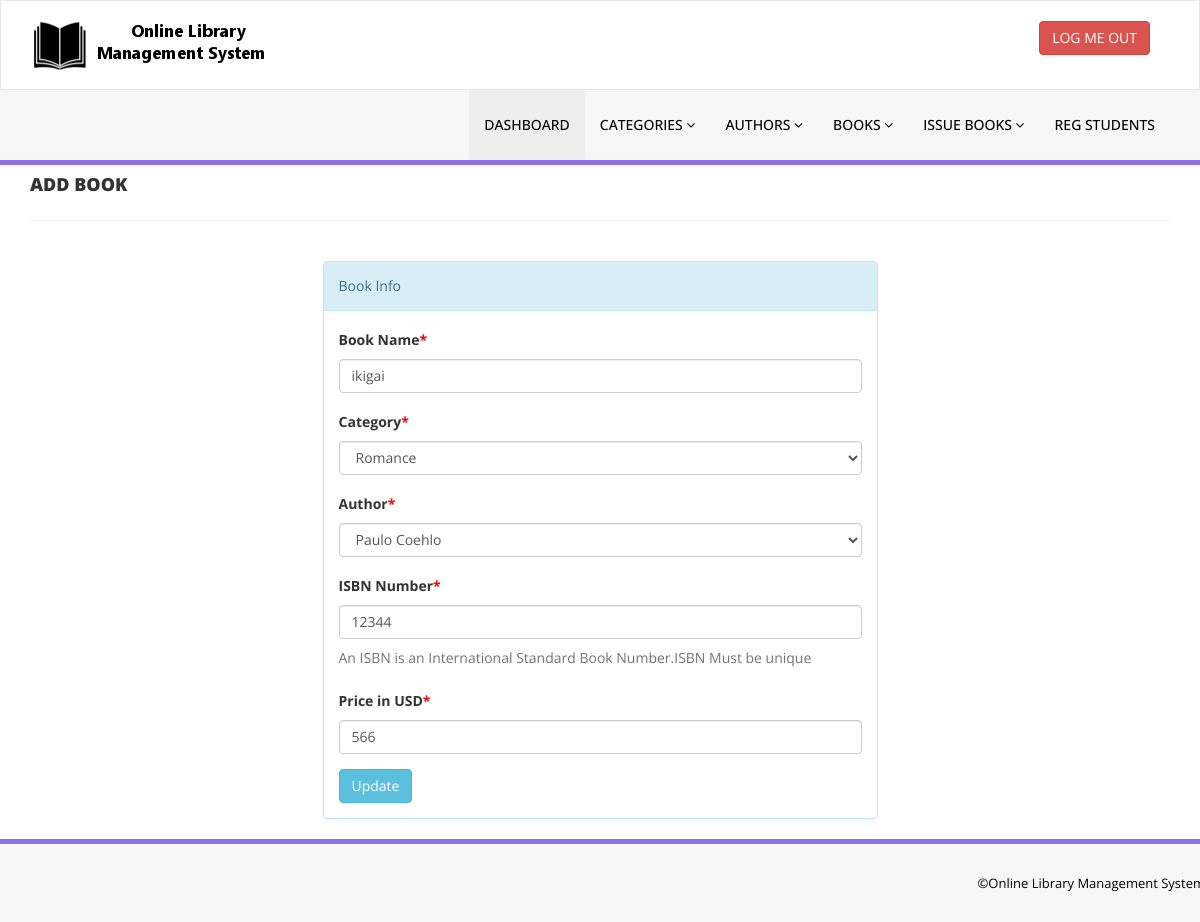
Page /admin/edit-book.php?bookid=4 (signed in) on the committed database.
### tables this page shows
CREATE TABLE `tblbooks` (
  `id` int(11) NOT NULL,
  `BookName` varchar(255) DEFAULT NULL,
  `CatId` int(11) DEFAULT NULL,
  `AuthorId` int(11) DEFAULT NULL,
  `ISBNNumber` int(11) DEFAULT NULL,
  `BookPrice` int(11) DEFAULT NULL,
  `RegDate` timestamp NULL DEFAULT current_timestamp(),
  `UpdationDate` timestamp NULL DEFAULT NULL ON UPDATE current_timestamp()
);

CREATE TABLE `tblcategory` (
  `id` int(11) NOT NULL,
  `CategoryName` varchar(150) DEFAULT NULL,
  `Status` int(1) DEFAULT NULL,
  `CreationDate` timestamp NULL DEFAULT current_timestamp(),
  `UpdationDate` timestamp NULL DEFAULT '0000-00-00 00:00:00' ON UPDATE current_timestamp()
);

CREATE TABLE `tblauthors` (
  `id` int(11) NOT NULL,
  `AuthorName` varchar(159) DEFAULT NULL,
  `creationDate` timestamp NULL DEFAULT current_timestamp(),
  `UpdationDate` timestamp NULL DEFAULT NULL ON UPDATE current_timestamp()
);

### admin/edit-book.php (the view, shortened to what this page needs)
<?php
include('includes/config.php');
if(strlen($_SESSION['alogin'])==0)
    {
header('location:index.php');
}
else{
?>
<!DOCTYPE html>
<html xmlns="http://www.w3.org/1999/xhtml">
<head>
    <link href="assets/css/bootstrap.css" rel="stylesheet" />
    <link href="assets/css/font-awesome.css" rel="stylesheet" />
    <link href="assets/css/style.css" rel="stylesheet" />
</head>
<body>
<?php include('includes/header.php');?>
    <div class="content-wra
    <div class="content-wrapper">
         <div class="container">
        <div class="row pad-botm">
            <div class="col-md-12">
                <h4 class="header-line">Add Book</h4>
                            </div>
</div>
<div class="row">
<div class="col-md-6 col-sm-6 col-xs-12 col-md-offset-3"">
<div class="panel panel-info">
<div class="panel-heading">
Book Info
</div>
<div class="panel-body">
<form role="form" method="post">
<?php
$bookid=intval($_GET['bookid']);
$sql = "SELECT tblbooks.BookName,tblcategory.CategoryName,tblcategory.id as cid,tblauthors.AuthorName,tblauthors.id as athrid,tblbooks.ISBNNumber,tblbooks.BookPrice,tblbooks.id as bookid from  tblbooks join tblcategory on tblcategory.id=tblbooks.CatId join tblauthors on tblauthors.id=tblbooks.AuthorId where tblbooks.id=:bookid";
$query = $dbh -> prepare($sql);
$query->bindParam(':bookid',$bookid,PDO::PARAM_STR);
$query->execute();
$results=$query->fetchAll(PDO::FETCH_OBJ);
if($query->rowCount() > 0)
{
foreach($results as $result)
{               ?>
<div class="form-group">
<label>Book Name<span style="color:red;">*</span></label>
<input class="form-control" type="text" name="bookname" value="<?php echo htmlentities($result->BookName);?>" required />
</div>
<div class="form-group">
<label> Category<span style="color:red;">*</span></label>
<select class="form-control" name="category" required="required">
<option value="<?php echo htmlentities($result->cid);?>"> <?php echo htmlentities($catname=$result->CategoryName);?></option>
</select>
</div>
<div class="form-group">
<label> Author<span style="color:red;">*</span></label>
<select class="form-control" name="author" required="required">
<option value="<?php echo htmlentities($result->athrid);?>"> <?php echo htmlentities($athrname=$result->AuthorName);?></option>
</select>
</div>
<div class="form-group">
<label>ISBN Number<span style="color:red;">*</span></label>
<input class="form-control" type="text" name="isbn" value="<?php echo htmlentities($result->ISBNNumber);?>"  required="required" />
<p class="help-block">An ISBN is an International Standard Book Number.ISBN Must be unique</p>
</div>
 <div class="form-group">
 <label>Price in USD<span style="color:red;">*</span></label>
 <input class="form-control" type="text" name="price" value="<?php echo htmlentities($result->BookPrice);?>"   required="required" />
 </div>
 <?php }} ?>
<button type="submit" name="update" class="btn btn-info">Update </button>
                                    </form>
                            </div>
                        </div>
                            </div>
        </div>
    </div>
    </div>
  <?php include('includes/footer.php');?>
</body>
</html>
<?php } ?>

### admin/assets/css/style.css (style rules this page uses)
.header-line { font-weight:900; padding-bottom:25px; border-bottom:1px solid #eeeeee; text-transform:uppercase; }
.pad-botm { padding-bottom:30px; }

### rows in the picture
tblbooks: bookname "ikigai", category "Romance", author "Paulo Coehlo", isbn "12344", price "566"
